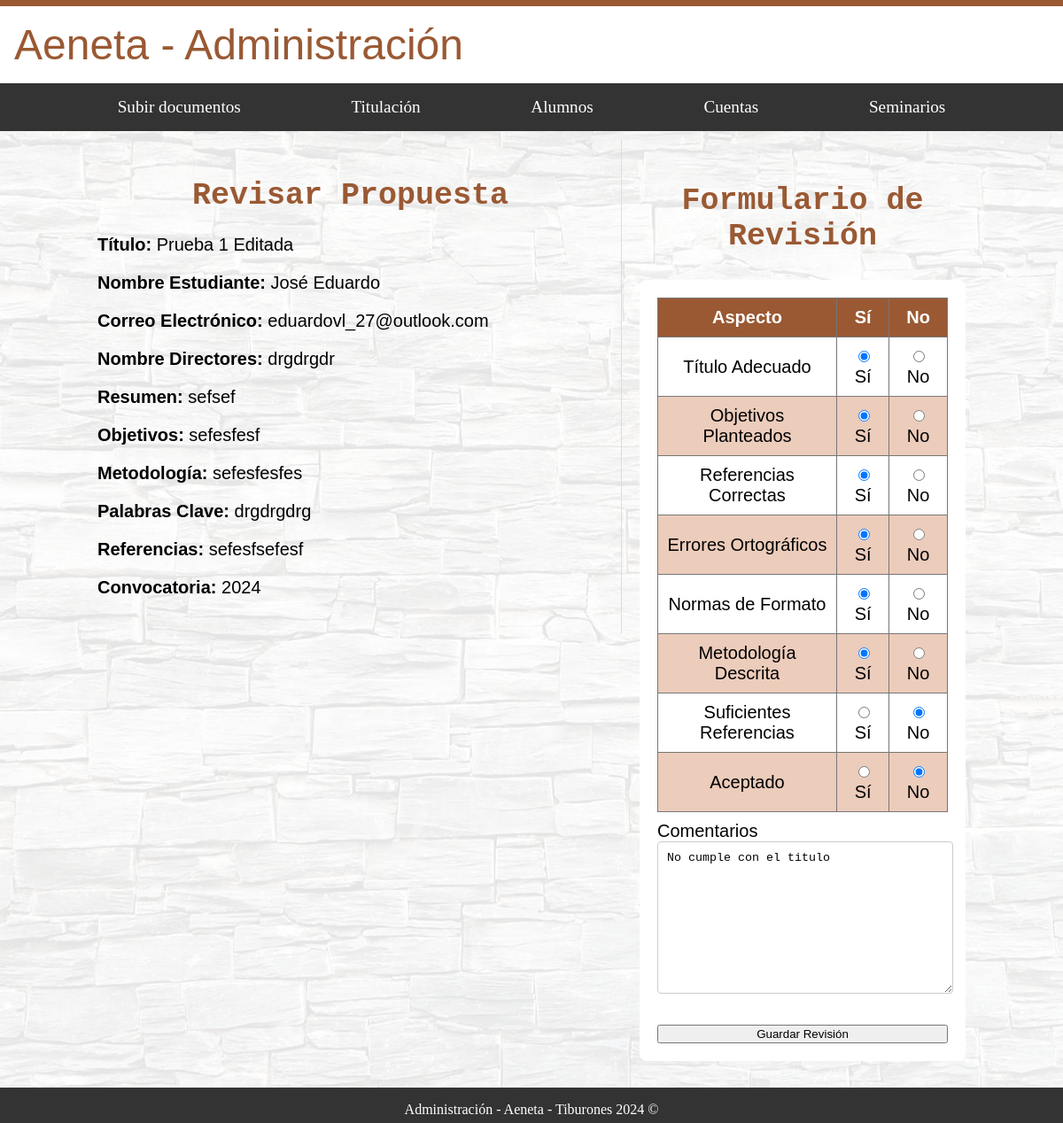
Page /administracion/alumnos/individual_revisar_p/5/ on the earlier database version.
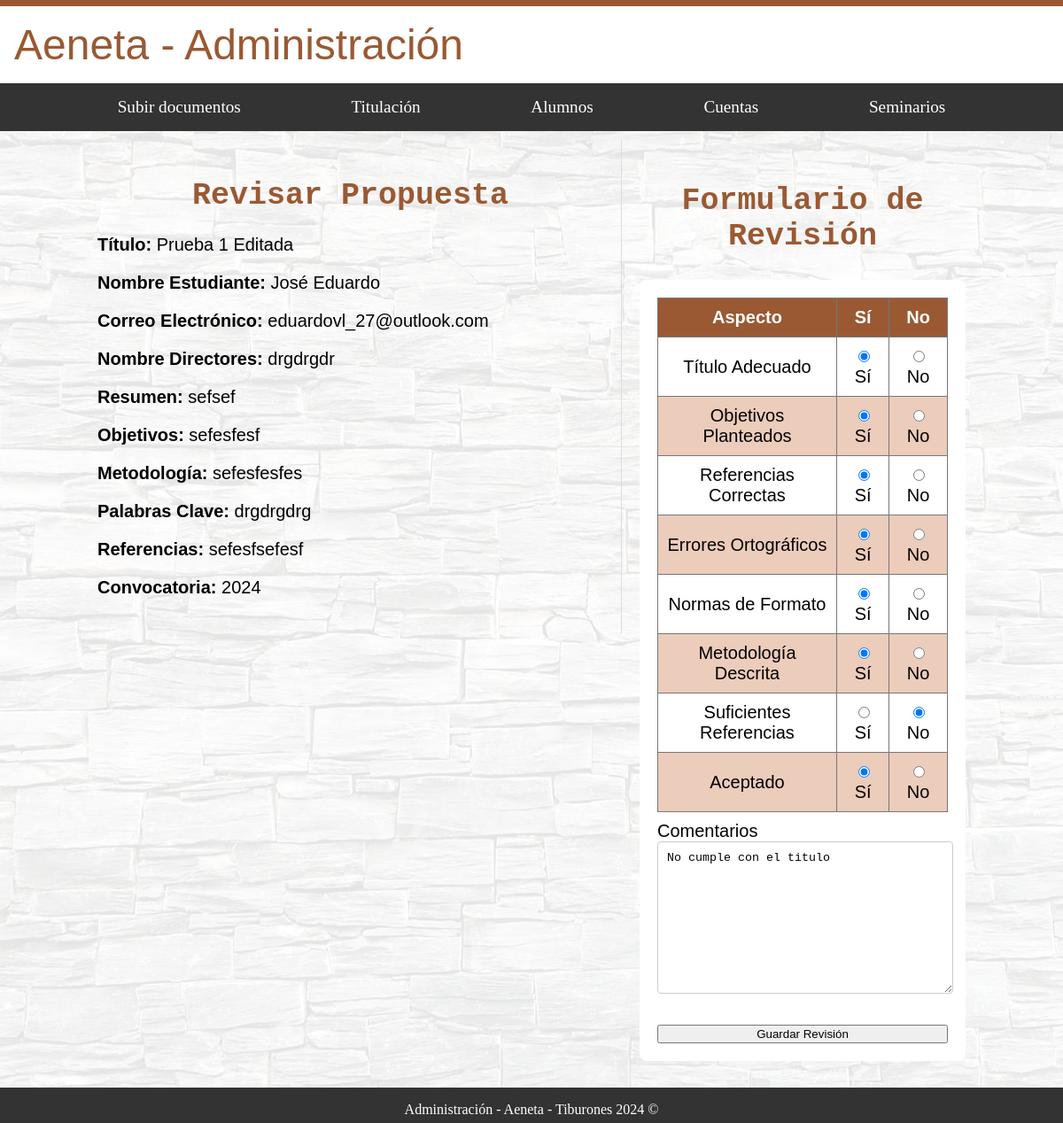
Same page on the later database version.
### administracion/models.py (models this page shows, shortened)
class RevisarPropuesta(models.Model):
    documento_alumno = models.OneToOneField('alumnos.DocumentoPropuestaAlumno', on_delete=models.CASCADE)
    revisado = models.BooleanField(default=False)
    titulo_adecuado = models.BooleanField(null=True, blank=True)
    objetivos_planteados = models.BooleanField(null=True, blank=True)
    referencias_correctas = models.BooleanField(null=True, blank=True)
    errores_ortograficos = models.BooleanField(null=True, blank=True)
    normas_formato = models.BooleanField(null=True, blank=True)
    metodologia_descrita = models.BooleanField(null=True, blank=True)
    suficientes_referencias = models.BooleanField(null=True, blank=True)
    comentarios = models.TextField(null=True, blank=True)
    aceptado = models.BooleanField(default=False)

### administracion/views.py (the view, shortened to what this page needs)
# urls.py: path('alumnos/individual_revisar_p/<int:pk>/', AdministracionDocumentosIndividualAlumnos.as_view(), name='individual_revisar_p'),
class AdministracionDocumentosIndividualAlumnos(TemplateView):
    template_name = 'administracion/alumnos/individual_revisar_p.html'
    def get(self, request, *args, **kwargs):
        propuesta = get_object_or_404(DocumentoPropuestaAlumno, pk=kwargs['pk'])
        revisar_propuesta, created = RevisarPropuesta.objects.get_or_create(documento_alumno=propuesta)
        form = RevisarPropuestaForm(instance=revisar_propuesta)
        return self.render_to_response({'propuesta': propuesta, 'form': form})

### administracion/forms.py
class RevisarPropuestaForm(forms.ModelForm):
    class Meta:
        model = RevisarPropuesta
        fields = [
            'titulo_adecuado', 'objetivos_planteados', 'referencias_correctas',
            'errores_ortograficos', 'normas_formato', 'metodologia_descrita',
            'suficientes_referencias', 'comentarios', 'aceptado'
        ]
        widgets = {
            'titulo_adecuado': forms.RadioSelect(choices=[(True, 'Sí'), (False, 'No')]),
            'objetivos_planteados': forms.RadioSelect(choices=[(True, 'Sí'), (False, 'No')]),
            'referencias_correctas': forms.RadioSelect(choices=[(True, 'Sí'), (False, 'No')]),
            'errores_ortograficos': forms.RadioSelect(choices=[(True, 'Sí'), (False, 'No')]),
            'normas_formato': forms.RadioSelect(choices=[(True, 'Sí'), (False, 'No')]),
            'metodologia_descrita': forms.RadioSelect(choices=[(True, 'Sí'), (False, 'No')]),
            'suficientes_referencias': forms.RadioSelect(choices=[(True, 'Sí'), (False, 'No')]),
            'aceptado': forms.RadioSelect(choices=[(True, 'Sí'), (False, 'No')]),
        }

### administracion/templates/administracion/alumnos/individual_revisar_p.html (shortened to what this page needs)
{% extends "base_generic_Administracion.html" %}
{% block content %}
<div id="fondo">
  <div class="contenedor_principal letra_texto">
    <div class="revisar_pr">
      <h1 class="letra_titulos">Revisar Propuesta</h1>
    <p><strong>Título:</strong> {{ propuesta.titulo }}</p>
    <p><strong>Nombre Estudiante:</strong> {{ propuesta.nombre_estudiante }}</p>
    <p><strong>Correo Electrónico:</strong> {{ propuesta.correo_electronico }}</p>
    <p><strong>Nombre Directores:</strong> {{ propuesta.nombre_directores }}</p>
    <p><strong>Resumen:</strong> {{ propuesta.resumen }}</p>
    <p><strong>Objetivos:</strong> {{ propuesta.objetivos }}</p>
    <p><strong>Metodología:</strong> {{ propuesta.metodologia }}</p>
    <p><strong>Palabras Clave:</strong> {{ propuesta.palabras_clave }}</p>
    <p><strong>Referencias:</strong> {{ propuesta.referencias }}</p>
    <p><strong>Convocatoria:</strong> {{ propuesta.convocatoria }}</p>
    </div>
    <div class="evaluacion">
      <h2 class="letra_titulos">Formulario de Revisión</h2>
    <form method="post">
      <table>
        <thead>
          <tr>
            <th>Aspecto</th>
            <th>Sí</th>
            <th>No</th>
          </tr>
        </thead>
        <tbody>
          <tr>
            <td>Título Adecuado</td>
            <td>{{ form.titulo_adecuado.0 }}</td>
            <td>{{ form.titulo_adecuado.1 }}</td>
          </tr>
          <tr>
            <td>Objetivos Planteados</td>
            <td>{{ form.objetivos_planteados.0 }}</td>
            <td>{{ form.objetivos_planteados.1 }}</td>
          </tr>
          <tr>
            <td>Referencias Correctas</td>
            <td>{{ form.referencias_correctas.0 }}</td>
            <td>{{ form.referencias_correctas.1 }}</td>
          </tr>
          <tr>
            <td>Errores Ortográficos</td>
            <td>{{ form.errores_ortograficos.0 }}</td>
            <td>{{ form.errores_ortograficos.1 }}</td>
          </tr>
          <tr>
            <td>Normas de Formato</td>
            <td>{{ form.normas_formato.0 }}</td>
            <td>{{ form.normas_formato.1 }}</td>
          </tr>
          <tr>
            <td>Metodología Descrita</td>
            <td>{{ form.metodologia_descrita.0 }}</td>
            <td>{{ form.metodologia_descrita.1 }}</td>
          </tr>
          <tr>
            <td>Suficientes Referencias</td>
            <td>{{ form.suficientes_referencias.0 }}</td>
            <td>{{ form.suficientes_referencias.1 }}</td>
          </tr>
          <tr>
            <td>Aceptado</td>
            <td>{{ form.aceptado.0 }}</td>
            <td>{{ form.aceptado.1 }}</td>
          </tr>
        </tbody>
      </table>
      <div>
        <label for="comentarios">Comentarios</label>
        {{ form.comentarios }}
      </div>
      <button type="submit">Guardar Revisión</button>
    </form>
    </div>
  </div>
</div>
{% endblock %}

Differences in the rows shown:
changed RevisarPropuesta "☑ Sí": aceptado "☐ Sí" → "☑ Sí"; aceptado "☑ No" → "☐ No"
